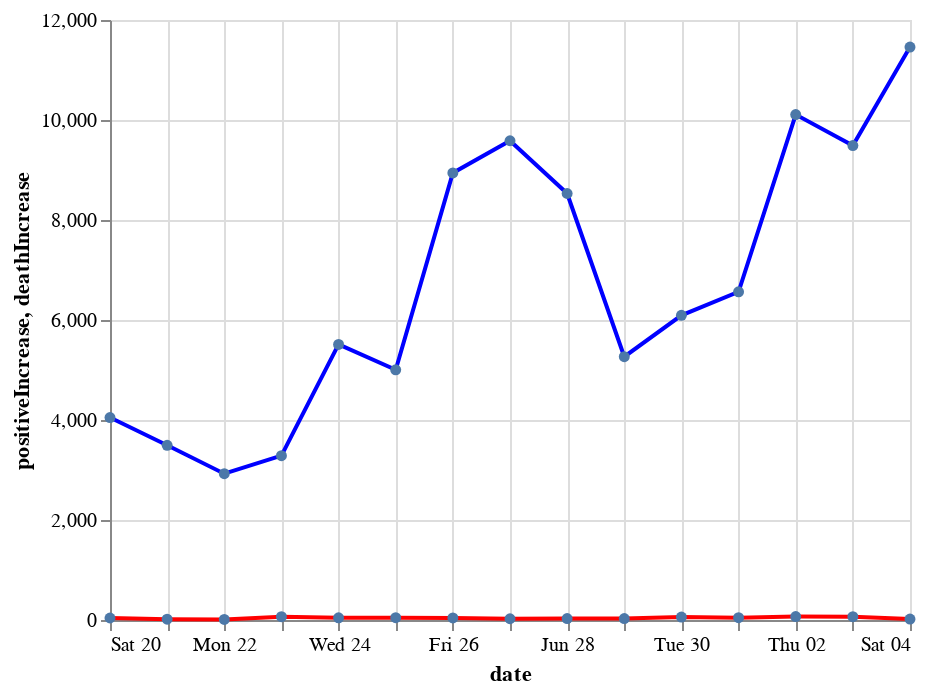

Notebook cell for this chart:
### Code cell
covid_api.compare(state="FL", start="20200620", end="20200704", first_prop="positiveIncrease", second_prop="deathIncrease", points=True)

### Figure 1 — Vega-Lite specification as saved in the notebook (floating-point values rounded to 4 significant figures)
{"config": {"view": {"continuousWidth": 400, "continuousHeight": 300}}, "layer": [{"data": {"name": "data-a93c6b6dd5ce6f7a16f4dda22ca5ad54"}, "mark": {"type": "line", "color": "blue", "point": true}, "encoding": {"tooltip": [{"type": "temporal", "field": "date"}, {"type": "quantitative", "field": "positiveIncrease"}], "x": {"type": "temporal", "field": "date"}, "y": {"type": "quantitative", "field": "positiveIncrease"}}}, {"data": {"name": "data-a93c6b6dd5ce6f7a16f4dda22ca5ad54"}, "mark": {"type": "line", "color": "red", "point": true}, "encoding": {"tooltip": [{"type": "temporal", "field": "date"}, {"type": "quantitative", "field": "deathIncrease"}], "x": {"type": "temporal", "field": "date"}, "y": {"type": "quantitative", "field": "deathIncrease"}}}], "$schema": "https://vega.github.io/schema/vega-lite/v4.8.1.json", "datasets": {"data-a93c6b6dd5ce6f7a16f4dda22ca5ad54": [{"date": "2020-07-04T00:00:00", "state": "FL", "positive": 190100.0, "negative": 1956000.0, "pending": 1672.0, "hospitalizedCurrently": null, "hospitalizedCumulative": 16040.0, "inIcuCurrently": null, "inIcuCumulative": null, "onVentilatorCurrently": null, "onVentilatorCumulative": null, "recovered": null, "dataQualityGrade": "A", "lastUpdateEt": "7/3/2020 23:59", "dateModified": "2020-07-03T23:59:00Z", "checkTimeEt": "07/03 19:59", "death": 3803.0, "hospitalized": 16040.0, "dateChecked": "2020-07-03T23:59:00Z", "totalTestsViral": 2595000.0, "positiveTestsViral": 242600.0, "negativeTestsViral": 2347000.0, "positiveCasesViral": 190100.0, "deathConfirmed": 3803.0, "deathProbable": null, "fips": 12, "positiveIncrease": 11458, "negativeIncrease": 53679, "total": 2148169, "totalTestResults": 2146497, "totalTestResultsIncrease": 65137, "posNeg": 2146497, "deathIncrease": 18, "hospitalizedIncrease": 245, "hash": "624712df4bdb6bd28956d6bd4c534e4414089996", "commercialScore": 0, "negativeRegularScore": 0, "negativeScore": 0, "positiveScore": 0, "score": 0, "grade": ""}, {"date": "2020-07-03T00:00:00", "state": "FL", "positive": 178600.0, "negative": 1903000.0, "pending": 1717.0, "hospitalizedCurrently": null, "hospitalizedCumulative": 15800.0, "inIcuCurrently": null, "inIcuCumulative": null, "onVentilatorCurrently": null, "onVentilatorCumulative": null, "recovered": null, "dataQualityGrade": "A", "lastUpdateEt": "7/2/2020 23:59", "dateModified": "2020-07-02T23:59:00Z", "checkTimeEt": "07/02 19:59", "death": 3785.0, "hospitalized": 15800.0, "dateChecked": "2020-07-02T23:59:00Z", "totalTestsViral": 2513000.0, "positiveTestsViral": 228500.0, "negativeTestsViral": 2280000.0, "positiveCasesViral": 178600.0, "deathConfirmed": 3785.0, "deathProbable": null, "fips": 12, "positiveIncrease": 9488, "negativeIncrease": 39689, "total": 2083077, "totalTestResults": 2081360, "totalTestResultsIncrease": 49177, "posNeg": 2081360, "deathIncrease": 67, "hospitalizedIncrease": 341, "hash": "d2e969ed2bffbe6c942aaae541d6cc5b1db4830e", "commercialScore": 0, "negativeRegularScore": 0, "negativeScore": 0, "positiveScore": 0, "score": 0, "grade": ""}, {"date": "2020-07-02T00:00:00", "state": "FL", "positive": 169100.0, "negative": 1863000.0, "pending": 1683.0, "hospitalizedCurrently": null, "hospitalizedCumulative": 15450.0, "inIcuCurrently": null, "inIcuCumulative": null, "onVentilatorCurrently": null, "onVentilatorCumulative": null, "recovered": null, "dataQualityGrade": "A", "lastUpdateEt": "7/1/2020 23:59", "dateModified": "2020-07-01T23:59:00Z", "checkTimeEt": "07/01 19:59", "death": 3718.0, "hospitalized": 15450.0, "dateChecked": "2020-07-01T23:59:00Z", "totalTestsViral": 2449000.0, "positiveTestsViral": 216400.0, "negativeTestsViral": 2228000.0, "positiveCasesViral": 169100.0, "deathConfirmed": 3718.0, "deathProbable": null, "fips": 12, "positiveIncrease": 10109, "negativeIncrease": 41720, "total": 2033866, "totalTestResults": 2032183, "totalTestResultsIncrease": 51829, "posNeg": 2032183, "deathIncrease": 68, "hospitalizedIncrease": 329, "hash": "59bc62ac1fffd8ae31892b4344427cd2d9c95ced", "commercialScore": 0, "negativeRegularScore": 0, "negativeScore": 0, "positiveScore": 0, "score": 0, "grade": ""}, {"date": "2020-07-01T00:00:00", "state": "FL", "positive": 159000.0, "negative": 1821000.0, "pending": 2094.0, "hospitalizedCurrently": null, "hospitalizedCumulative": 15120.0, "inIcuCurrently": null, "inIcuCumulative": null, "onVentilatorCurrently": null, "onVentilatorCumulative": null, "recovered": null, "dataQualityGrade": "A", "lastUpdateEt": "6/30/2020 23:59", "dateModified": "2020-06-30T23:59:00Z", "checkTimeEt": "06/30 19:59", "death": 3650.0, "hospitalized": 15120.0, "dateChecked": "2020-06-30T23:59:00Z", "totalTestsViral": 2380000.0, "positiveTestsViral": 203500.0, "negativeTestsViral": 2172000.0, "positiveCasesViral": 159000.0, "deathConfirmed": 3650.0, "deathProbable": null, "fips": 12, "positiveIncrease": 6563, "negativeIncrease": 28796, "total": 1982448, "totalTestResults": 1980354, "totalTestResultsIncrease": 35359, "posNeg": 1980354, "deathIncrease": 46, "hospitalizedIncrease": 246, "hash": "031f5ccc590e95940537174646ea3526ea83c5ba", "commercialScore": 0, "negativeRegularScore": 0, "negativeScore": 0, "positiveScore": 0, "score": 0, "grade": ""}, {"date": "2020-06-30T00:00:00", "state": "FL", "positive": 152400.0, "negative": 1793000.0, "pending": 1904.0, "hospitalizedCurrently": null, "hospitalizedCumulative": 14880.0, "inIcuCurrently": null, "inIcuCumulative": null, "onVentilatorCurrently": null, "onVentilatorCumulative": null, "recovered": null, "dataQualityGrade": "A", "lastUpdateEt": "6/29/2020 23:59", "dateModified": "2020-06-29T23:59:00Z", "checkTimeEt": "06/29 19:59", "death": 3604.0, "hospitalized": 14880.0, "dateChecked": "2020-06-29T23:59:00Z", "totalTestsViral": 2337000.0, "positiveTestsViral": 195900.0, "negativeTestsViral": 2137000.0, "positiveCasesViral": 152400.0, "deathConfirmed": 3604.0, "deathProbable": null, "fips": 12, "positiveIncrease": 6093, "negativeIncrease": 26159, "total": 1946899, "totalTestResults": 1944995, "totalTestResultsIncrease": 32252, "posNeg": 1944995, "deathIncrease": 58, "hospitalizedIncrease": 228, "hash": "45b0571f5db60c2b763df4d6bc23d11e63190bba", "commercialScore": 0, "negativeRegularScore": 0, "negativeScore": 0, "positiveScore": 0, "score": 0, "grade": ""}, {"date": "2020-06-29T00:00:00", "state": "FL", "positive": 146300.0, "negative": 1766000.0, "pending": 1744.0, "hospitalizedCurrently": null, "hospitalizedCumulative": 14650.0, "inIcuCurrently": null, "inIcuCumulative": null, "onVentilatorCurrently": null, "onVentilatorCumulative": null, "recovered": null, "dataQualityGrade": "A", "lastUpdateEt": "6/28/2020 23:59", "dateModified": "2020-06-28T23:59:00Z", "checkTimeEt": "06/28 19:59", "death": 3546.0, "hospitalized": 14650.0, "dateChecked": "2020-06-28T23:59:00Z", "totalTestsViral": 2299000.0, "positiveTestsViral": 189200.0, "negativeTestsViral": 2106000.0, "positiveCasesViral": 146300.0, "deathConfirmed": 3546.0, "deathProbable": null, "fips": 12, "positiveIncrease": 5266, "negativeIncrease": 25580, "total": 1914487, "totalTestResults": 1912743, "totalTestResultsIncrease": 30846, "posNeg": 1912743, "deathIncrease": 28, "hospitalizedIncrease": 111, "hash": "48e1f77d86c5bd526b9568788897bfeeca709669", "commercialScore": 0, "negativeRegularScore": 0, "negativeScore": 0, "positiveScore": 0, "score": 0, "grade": ""}, {"date": "2020-06-28T00:00:00", "state": "FL", "positive": 141100.0, "negative": 1741000.0, "pending": 1726.0, "hospitalizedCurrently": null, "hospitalizedCumulative": 14540.0, "inIcuCurrently": null, "inIcuCumulative": null, "onVentilatorCurrently": null, "onVentilatorCumulative": null, "recovered": null, "dataQualityGrade": "A", "lastUpdateEt": "6/27/2020 23:59", "dateModified": "2020-06-27T23:59:00Z", "checkTimeEt": "06/27 19:59", "death": 3518.0, "hospitalized": 14540.0, "dateChecked": "2020-06-27T23:59:00Z", "totalTestsViral": 2256000.0, "positiveTestsViral": 182100.0, "negativeTestsViral": 2070000.0, "positiveCasesViral": 141100.0, "deathConfirmed": 3518.0, "deathProbable": null, "fips": 12, "positiveIncrease": 8530, "negativeIncrease": 43842, "total": 1883623, "totalTestResults": 1881897, "totalTestResultsIncrease": 52372, "posNeg": 1881897, "deathIncrease": 29, "hospitalizedIncrease": 108, "hash": "71899428ba76994c0faf7efe272f7426bbdd0f22", "commercialScore": 0, "negativeRegularScore": 0, "negativeScore": 0, "positiveScore": 0, "score": 0, "grade": ""}, {"date": "2020-06-27T00:00:00", "state": "FL", "positive": 132500.0, "negative": 1697000.0, "pending": 1731.0, "hospitalizedCurrently": null, "hospitalizedCumulative": 14430.0, "inIcuCurrently": null, "inIcuCumulative": null, "onVentilatorCurrently": null, "onVentilatorCumulative": null, "recovered": null, "dataQualityGrade": "A", "lastUpdateEt": "6/26/2020 23:59", "dateModified": "2020-06-26T23:59:00Z", "checkTimeEt": "06/26 19:59", "death": 3489.0, "hospitalized": 14430.0, "dateChecked": "2020-06-26T23:59:00Z", "totalTestsViral": 2186000.0, "positiveTestsViral": 171800.0, "negativeTestsViral": 2011000.0, "positiveCasesViral": 132500.0, "deathConfirmed": 3489.0, "deathProbable": null, "fips": 12, "positiveIncrease": 9585, "negativeIncrease": 51055, "total": 1831256, "totalTestResults": 1829525, "totalTestResultsIncrease": 60640, "posNeg": 1829525, "deathIncrease": 25, "hospitalizedIncrease": 151, "hash": "c44e4238f7648beca7b9565961152d60816b6b09", "commercialScore": 0, "negativeRegularScore": 0, "negativeScore": 0, "positiveScore": 0, "score": 0, "grade": ""}, {"date": "2020-06-26T00:00:00", "state": "FL", "positive": 123000.0, "negative": 1646000.0, "pending": 1752.0, "hospitalizedCurrently": null, "hospitalizedCumulative": 14280.0, "inIcuCurrently": null, "inIcuCumulative": null, "onVentilatorCurrently": null, "onVentilatorCumulative": null, "recovered": null, "dataQualityGrade": "A", "lastUpdateEt": "6/25/2020 23:59", "dateModified": "2020-06-25T23:59:00Z", "checkTimeEt": "06/25 19:59", "death": 3464.0, "hospitalized": 14280.0, "dateChecked": "2020-06-25T23:59:00Z", "totalTestsViral": 2107000.0, "positiveTestsViral": 159800.0, "negativeTestsViral": 1944000.0, "positiveCasesViral": 123000.0, "deathConfirmed": 3464.0, "deathProbable": null, "fips": 12, "positiveIncrease": 8942, "negativeIncrease": 39299, "total": 1770637, "totalTestResults": 1768885, "totalTestResultsIncrease": 48241, "posNeg": 1768885, "deathIncrease": 41, "hospitalizedIncrease": 213, "hash": "d51bcbedaea2502e03b404d3a2fe3a9bf1b5ee7a", "commercialScore": 0, "negativeRegularScore": 0, "negativeScore": 0, "positiveScore": 0, "score": 0, "grade": ""}, {"date": "2020-06-25T00:00:00", "state": "FL", "positive": 114000.0, "negative": 1607000.0, "pending": 1675.0, "hospitalizedCurrently": null, "hospitalizedCumulative": 14070.0, "inIcuCurrently": null, "inIcuCumulative": null, "onVentilatorCurrently": null, "onVentilatorCumulative": null, "recovered": null, "dataQualityGrade": "A", "lastUpdateEt": "6/24/2020 23:59", "dateModified": "2020-06-24T23:59:00Z", "checkTimeEt": "06/24 19:59", "death": 3423.0, "hospitalized": 14070.0, "dateChecked": "2020-06-24T23:59:00Z", "totalTestsViral": 2037000.0, "positiveTestsViral": 148100.0, "negativeTestsViral": 1886000.0, "positiveCasesViral": 114000.0, "deathConfirmed": 3423.0, "deathProbable": null, "fips": 12, "positiveIncrease": 5004, "negativeIncrease": 47298, "total": 1722319, "totalTestResults": 1720644, "totalTestResultsIncrease": 52302, "posNeg": 1720644, "deathIncrease": 46, "hospitalizedIncrease": 203, "hash": "54d2c6d3a6324be1672eaabdd20959283ef53afc", "commercialScore": 0, "negativeRegularScore": 0, "negativeScore": 0, "positiveScore": 0, "score": 0, "grade": ""}, {"date": "2020-06-24T00:00:00", "state": "FL", "positive": 109000.0, "negative": 1559000.0, "pending": 1535.0, "hospitalizedCurrently": null, "hospitalizedCumulative": 13860.0, "inIcuCurrently": null, "inIcuCumulative": null, "onVentilatorCurrently": null, "onVentilatorCumulative": null, "recovered": null, "dataQualityGrade": "A", "lastUpdateEt": "6/23/2020 23:59", "dateModified": "2020-06-23T23:59:00Z", "checkTimeEt": "06/23 19:59", "death": 3377.0, "hospitalized": 13860.0, "dateChecked": "2020-06-23T23:59:00Z", "totalTestsViral": 1979000.0, "positiveTestsViral": 142300.0, "negativeTestsViral": 1833000.0, "positiveCasesViral": 109000.0, "deathConfirmed": 3377.0, "deathProbable": null, "fips": 12, "positiveIncrease": 5511, "negativeIncrease": 22079, "total": 1669877, "totalTestResults": 1668342, "totalTestResultsIncrease": 27590, "posNeg": 1668342, "deathIncrease": 44, "hospitalizedIncrease": 251, "hash": "2eaeb6cbced758297531cf99c480488603eba155", "commercialScore": 0, "negativeRegularScore": 0, "negativeScore": 0, "positiveScore": 0, "score": 0, "grade": ""}, {"date": "2020-06-23T00:00:00", "state": "FL", "positive": 103500.0, "negative": 1537000.0, "pending": 1425.0, "hospitalizedCurrently": null, "hospitalizedCumulative": 13610.0, "inIcuCurrently": null, "inIcuCumulative": null, "onVentilatorCurrently": null, "onVentilatorCumulative": null, "recovered": null, "dataQualityGrade": "A", "lastUpdateEt": "6/22/2020 23:59", "dateModified": "2020-06-22T23:59:00Z", "checkTimeEt": "06/22 19:59", "death": 3333.0, "hospitalized": 13610.0, "dateChecked": "2020-06-22T23:59:00Z", "totalTestsViral": 1945000.0, "positiveTestsViral": 136000.0, "negativeTestsViral": 1805000.0, "positiveCasesViral": 103500.0, "deathConfirmed": 3333.0, "deathProbable": null, "fips": 12, "positiveIncrease": 3286, "negativeIncrease": 19979, "total": 1642177, "totalTestResults": 1640752, "totalTestResultsIncrease": 23265, "posNeg": 1640752, "deathIncrease": 67, "hospitalizedIncrease": 207, "hash": "b6ec90f7433db4ea310b268b51edb2a616b40057", "commercialScore": 0, "negativeRegularScore": 0, "negativeScore": 0, "positiveScore": 0, "score": 0, "grade": ""}, {"date": "2020-06-22T00:00:00", "state": "FL", "positive": 100200.0, "negative": 1517000.0, "pending": 1546.0, "hospitalizedCurrently": null, "hospitalizedCumulative": 13410.0, "inIcuCurrently": null, "inIcuCumulative": null, "onVentilatorCurrently": null, "onVentilatorCumulative": null, "recovered": null, "dataQualityGrade": "A", "lastUpdateEt": "6/22/2020 10:00", "dateModified": "2020-06-22T10:00:00Z", "checkTimeEt": "06/22 06:00", "death": 3266.0, "hospitalized": 13410.0, "dateChecked": "2020-06-22T10:00:00Z", "totalTestsViral": 1912000.0, "positiveTestsViral": 131200.0, "negativeTestsViral": 1777000.0, "positiveCasesViral": 100200.0, "deathConfirmed": 3266.0, "deathProbable": null, "fips": 12, "positiveIncrease": 2926, "negativeIncrease": 15265, "total": 1619033, "totalTestResults": 1617487, "totalTestResultsIncrease": 18191, "posNeg": 1617487, "deathIncrease": 12, "hospitalizedIncrease": 82, "hash": "54b510327cd471f8aa7fddc096dace0d811c715c", "commercialScore": 0, "negativeRegularScore": 0, "negativeScore": 0, "positiveScore": 0, "score": 0, "grade": ""}, {"date": "2020-06-21T00:00:00", "state": "FL", "positive": 97290.0, "negative": 1502000.0, "pending": 1625.0, "hospitalizedCurrently": null, "hospitalizedCumulative": 13320.0, "inIcuCurrently": null, "inIcuCumulative": null, "onVentilatorCurrently": null, "onVentilatorCumulative": null, "recovered": null, "dataQualityGrade": "A", "lastUpdateEt": "6/21/2020 09:05", "dateModified": "2020-06-21T09:05:00Z", "checkTimeEt": "06/21 05:05", "death": 3254.0, "hospitalized": 13320.0, "dateChecked": "2020-06-21T09:05:00Z", "totalTestsViral": 1890000.0, "positiveTestsViral": 127800.0, "negativeTestsViral": 1759000.0, "positiveCasesViral": 97290.0, "deathConfirmed": 3254.0, "deathProbable": null, "fips": 12, "positiveIncrease": 3494, "negativeIncrease": 34530, "total": 1600921, "totalTestResults": 1599296, "totalTestResultsIncrease": 38024, "posNeg": 1599296, "deathIncrease": 17, "hospitalizedIncrease": 98, "hash": "9e69ba6c52085bd149cf0608a7821d03fa989854", "commercialScore": 0, "negativeRegularScore": 0, "negativeScore": 0, "positiveScore": 0, "score": 0, "grade": ""}, {"date": "2020-06-20T00:00:00", "state": "FL", "positive": 93800.0, "negative": 1467000.0, "pending": 1630.0, "hospitalizedCurrently": null, "hospitalizedCumulative": 13230.0, "inIcuCurrently": null, "inIcuCumulative": null, "onVentilatorCurrently": null, "onVentilatorCumulative": null, "recovered": null, "dataQualityGrade": "A", "lastUpdateEt": "6/20/2020 10:00", "dateModified": "2020-06-20T10:00:00Z", "checkTimeEt": "06/20 06:00", "death": 3237.0, "hospitalized": 13230.0, "dateChecked": "2020-06-20T10:00:00Z", "totalTestsViral": 1844000.0, "positiveTestsViral": 123800.0, "negativeTestsViral": 1717000.0, "positiveCasesViral": 93800.0, "deathConfirmed": 3237.0, "deathProbable": null, "fips": 12, "positiveIncrease": 4049, "negativeIncrease": 24352, "total": 1562902, "totalTestResults": 1561272, "totalTestResultsIncrease": 28401, "posNeg": 1561272, "deathIncrease": 40, "hospitalizedIncrease": 165, "hash": "1ab2d3f77207d84976fd2ff975d7dc08205af327", "commercialScore": 0, "negativeRegularScore": 0, "negativeScore": 0, "positiveScore": 0, "score": 0, "grade": ""}]}}
